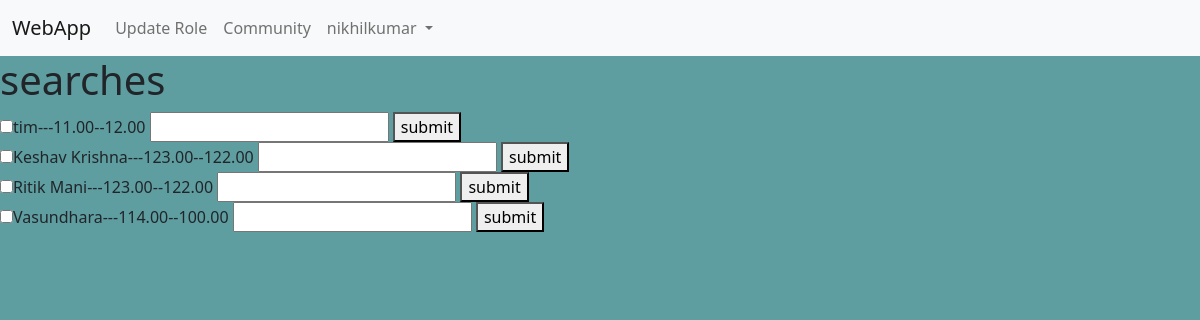
Screenshot of /donators/ (signed in) with the database file from the repository.
### pictures/models.py (models this page shows, shortened)
class Person(models.Model):
    name =models.CharField(max_length=50)
    user= models.OneToOneField(User, on_delete = models.CASCADE, primary_key = True)
    category=models.CharField(max_length=50,null=True)
    lat=models.DecimalField(max_digits = 5,decimal_places = 2,null=True)
    lng=models.DecimalField(max_digits = 5,decimal_places = 2,null=True)

### pictures/views.py (the view, shortened to what this page needs)
# urls.py: path('donators/',searchDonators),
def searchDonators(request):
    reciever=Person.objects.filter(category='Reciever')
    f=0
    for r in reciever:
        if r.user==request.user:
            f=1
    if f:
        donators=Person.objects.filter(category='Donator')
        return render(request,'search.html',{'donators':donators,'f':f})
    else:
        donators=Person.objects.filter(category='Reciever')
        return render(request,'search.html',{'donators':donators})

### templates/search.html (shortened to what this page needs)
{% extends 'base.html'%}
{%block content%}
<h1>searches</h1>
{%for d in donators%}
<form action="" method="post">
<input type="checkbox" name="a" value="{{d.user}}" >{{d.name}}---{{d.lat}}--{{d.lng}}
<input type="text" name="b" >
<button type="submit">submit</button><br>
</form>
{%endfor%}
<p>{{f}}</p><br>
{%endblock content%}

### templates/base.html (shortened to what this page needs)
<!DOCTYPE html>
{% load static %}
<html lang="en">
<head>
    <link href="https://cdn.jsdelivr.net/npm/bootstrap@5.2.2/dist/css/bootstrap.min.css" rel="stylesheet">
    <link rel="stylesheet" href="{% static 'styles/style.css'%}" >
</head>
<body>
    <nav class="navbar navbar-expand-lg bg-light">
        <div class="container-fluid">
          <a class="navbar-brand" href="/">WebApp</a>
          <div class="collapse navbar-collapse" id="navbarSupportedContent">
            <ul class="navbar-nav me-auto mb-2 mb-lg-0">
              <li class="nav-item">
                <a class="nav-link" href="/category/">Update Role</a>
              </li>
              <li class="nav-item">
                <a class="nav-link" href="/donators/">Community</a>
              </li>
              <li class="nav-item dropdown">
                <a class="nav-link dropdown-toggle" href="#" role="button" data-bs-toggle="dropdown" aria-expanded="false">
                    {%if request.user.is_authenticated%}
                    {{request.user.username}}
                    {%else%}
                    Sign In
                    {%endif%}
                </a>
              </li>
            </ul>
          </div>
        </div>
      </nav>
{%block content%}
{%endblock content%}
</body>
</html>

### static/styles/style.css (style rules this page uses)
body { background-color: cadetblue; }
html, body { height: 100%; margin: 0; padding: 0; }

### rows the page displays
Person: name "tim", lat "11.00", lng "12.00"
Person: name "Keshav Krishna", lat "123.00", lng "122.00"
Person: name "Ritik Mani", lat "123.00", lng "122.00"
Person: name "Vasundhara", lat "114.00", lng "100.00"

### other values shown
{{ request.user.username }} "nikhilkumar"
